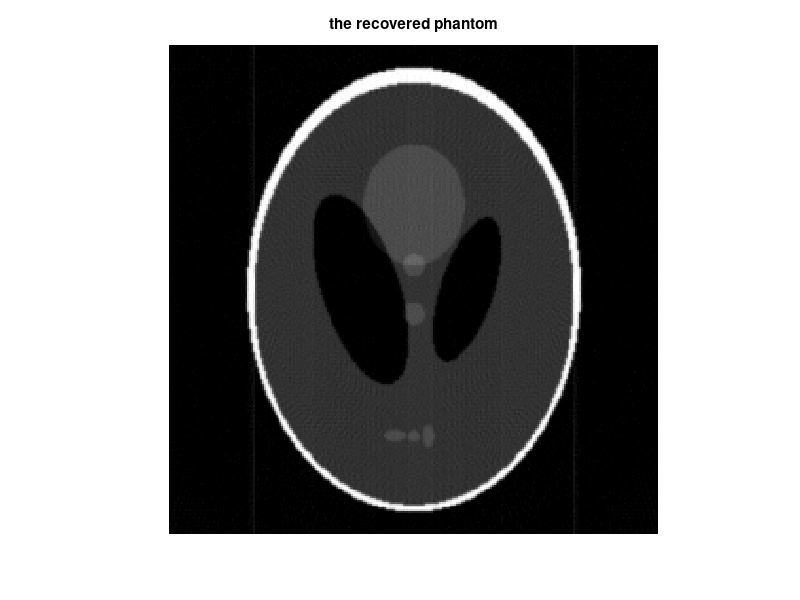

Recreate this plot in MATLAB.
% Inverse Radon transform
% phantom data

% The Radon transform of the phantom
P=phantom('Modified Shepp-Logan',256);
theta=0:1:180;
PR=radon(P,theta); %the Radon transform

% The inverse transform

IR=iradon(PR,theta);

figure(1)
imshow(IR);
title('the recovered phantom');
